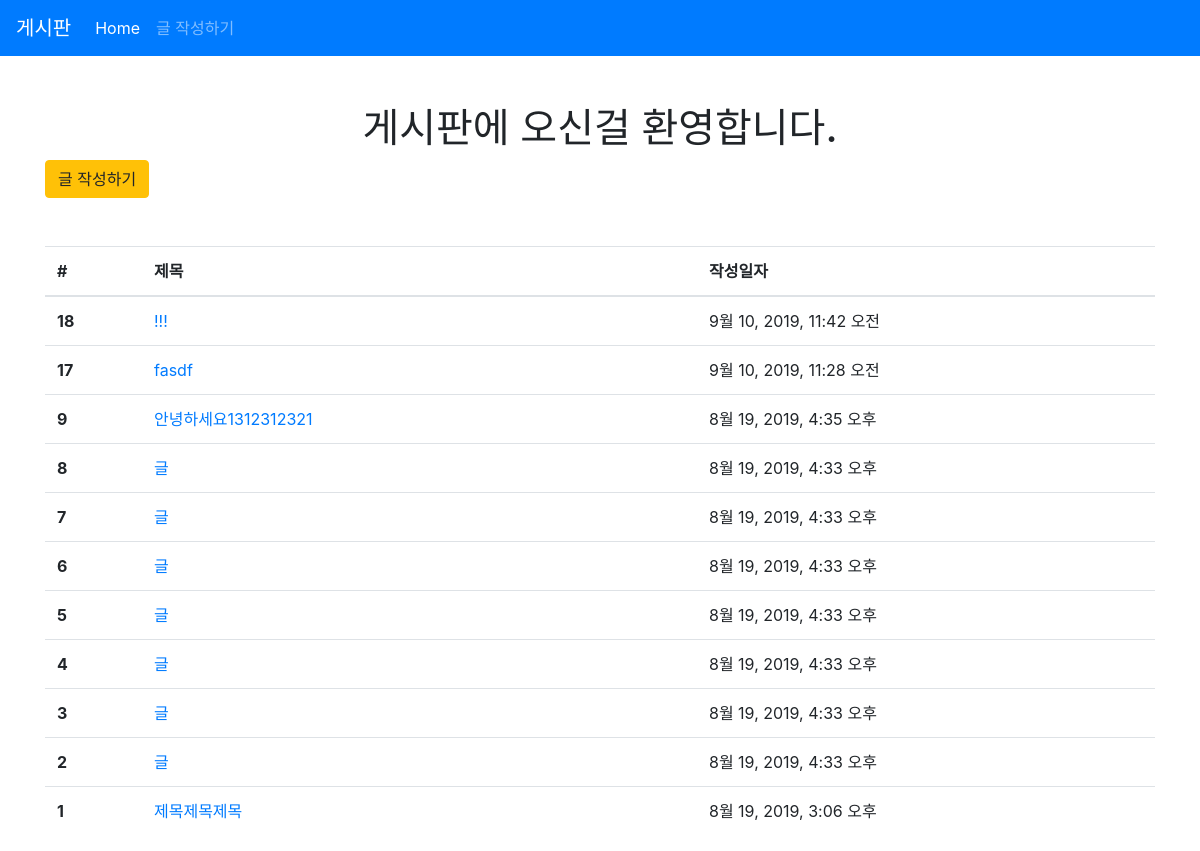
The app's page /articles/ with its own data.
### articles/models.py (models this page shows, shortened)
class Article(models.Model):
    title = models.CharField(max_length=10)
    content = models.TextField()
    created_at = models.DateTimeField(auto_now_add=True)
    updated_at = models.DateTimeField(auto_now=True)

### articles/views.py (the view)
# urls.py: path('', views.index, name='index'),
def index(request):
    articles = Article.objects.order_by('-id')
    context = {
        'articles': articles
    }
    return render(request, 'articles/index.html', context)

### articles/templates/articles/index.html (shortened to what this page needs)
{% extends 'articles/base.html' %}
{% block body %}
  <h1 class="text-center">게시판에 오신걸 환영합니다.</h1>
  <a href="{% url 'articles:create' %}" class="btn btn-warning">글 작성하기</a>
  <table class="table mt-5">
    <thead>
      <tr>
        <th scope="col">#</th>
        <th scope="col">제목</th>
        <th scope="col">작성일자</th>
      </tr>
    </thead>
    <tbody>
      {% for article in articles %}
      <tr>
        <th scope="row">{{ article.id }}</th>
        <td>
          <a href="{% url 'articles:detail' article.pk %}">
              {{ article.title }}
          </a>
        </td>
        <td>{{ article.created_at }}</td>
      </tr>
      {% endfor %}
    </tbody>
  </table>
{% endblock %}

### articles/templates/articles/index.html (style rules this page uses)
tr > th:nth-of-type(2) { width: 50%; }

### records on screen
Article: id "18", title "!!!", created_at "9월 10, 2019, 11:42 오전"
Article: id "17", title "fasdf", created_at "9월 10, 2019, 11:28 오전"
Article: id "9", title "안녕하세요1312312321", created_at "8월 19, 2019, 4:35 오후"
Article: id "8", title "글", created_at "8월 19, 2019, 4:33 오후"
Article: id "7", title "글", created_at "8월 19, 2019, 4:33 오후"
Article: id "6", title "글", created_at "8월 19, 2019, 4:33 오후"
Article: id "5", title "글", created_at "8월 19, 2019, 4:33 오후"
Article: id "4", title "글", created_at "8월 19, 2019, 4:33 오후"
Article: id "3", title "글", created_at "8월 19, 2019, 4:33 오후"
Article: id "2", title "글", created_at "8월 19, 2019, 4:33 오후"
Article: id "1", title "제목제목제목", created_at "8월 19, 2019, 3:06 오후"
